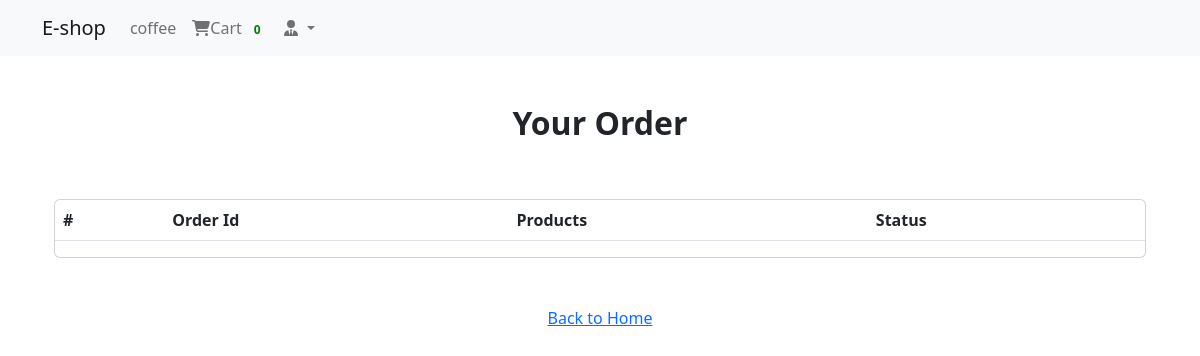
/payment/orders/ (signed in), run on an earlier commit of the app's database.
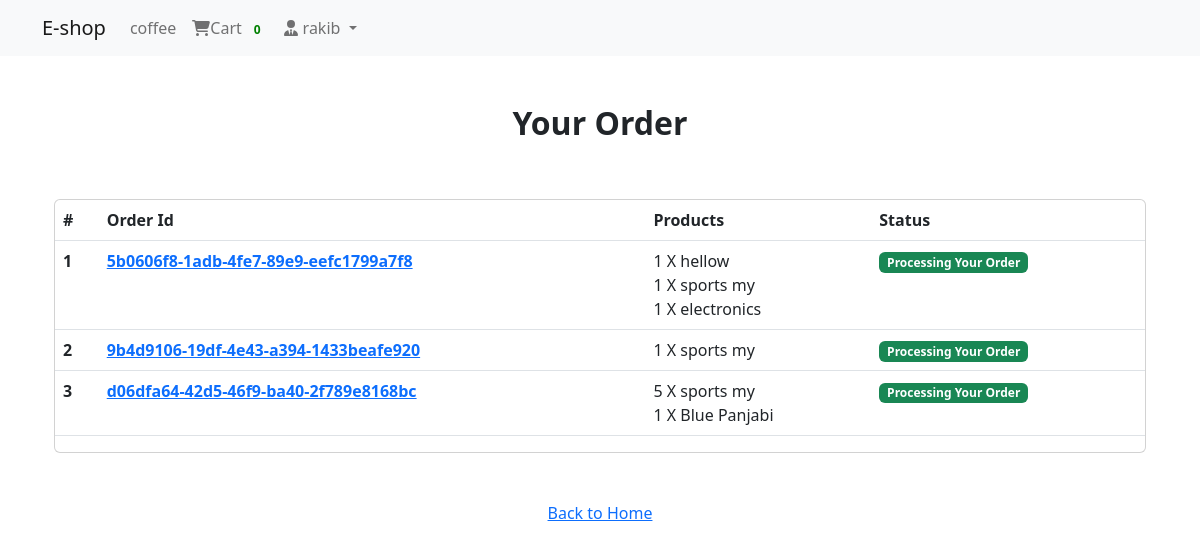
And on a later commit of the database.
### login_app/models.py (models this page shows, shortened)
class User(AbstractBaseUser, PermissionsMixin):
    email = models.EmailField(unique=True, null=False)
    is_staff = models.BooleanField(
        gettext_lazy('staff status'),  #
        default=False,
        help_text=gettext_lazy('desegnet whether the user can login this site')  # )
    )
    is_active = models.BooleanField(
        gettext_lazy('active'),  #
        default=True,
        help_text=gettext_lazy(
            'desegnation wheather this user should be terated as active.unselect this instead of deleting accounts')
    )
    USERNAME_FIELD = 'email'
    objects = MyUserManager()

class Profile(models.Model):
    user = models.OneToOneField(User, on_delete=models.CASCADE, related_name='profile')
    """hwre we have created one to one model relationship with User & Profile"""
    username = models.CharField(max_length=264, blank=True)
    full_name = models.CharField(max_length=264, blank=True)
    address_1 = models.TextField(max_length=300, blank=True)
    city = models.CharField(max_length=50, blank=True)
    zipcode = models.CharField(max_length=10, blank=True)
    country = models.CharField(max_length=50, blank=True)
    phone = models.CharField(max_length=50, blank=True)
    date_joined = models.DateTimeField(auto_now=True)

### order_app/models.py (models this page shows, shortened)
class Order(models.Model):
    orderitems = models.ManyToManyField(Cart)
    user = models.ForeignKey(settings.AUTH_USER_MODEL, on_delete=models.CASCADE)
    ordered = models.BooleanField(default=False)
    created = models.DateTimeField(auto_now_add=True)
    paymentId = models.CharField(max_length=264, blank=True, null=True)
    orderId = models.CharField(max_length=200, blank=True, null=True)

class Cart(models.Model):
    user = models.ForeignKey(settings.AUTH_USER_MODEL, on_delete=models.CASCADE, related_name='cart')
    item = models.ForeignKey(Product, on_delete=models.CASCADE)
    quantity = models.IntegerField(default=1)
    purchased = models.BooleanField(default=False)
    created = models.DateTimeField(auto_now_add=True)
    updated = models.DateTimeField(auto_now=True)
    def __str__(self):
        return f'{self.quantity} X {self.item}'

### shop_app/models.py (models this page shows)
class Product(models.Model):
    mainimage = models.ImageField(upload_to='products/')
    name = models.CharField(max_length=264)
    category = models.ForeignKey(Category, on_delete=models.CASCADE, related_name='Category')
    preview_text = models.TextField(max_length=200, verbose_name='Preview Text')
    detail_text = models.TextField(max_length=1000, verbose_name='Description')
    price = models.FloatField()
    old_price = models.FloatField(default=0.00)
    created = models.DateTimeField(auto_now_add=True)
    def __str__(self):
        return self.name
    class Meta:
        ordering = ['-created', ]

### payment_app/views.py (the view)
# urls.py: path('orders/', views.order_view, name="orders"),
@login_required
def order_view(request):
    try:
        orders = Order.objects.filter(user=request.user, ordered=True)
        context = {"orders": orders}
    except:
        messages.warning(request, "you do not have any active order")
        return redirect("Shop_App:home")
    return render(request, "payment_app/order.html",context)

### order_app/templatetags/cart_tag.py (called while the page is built)
@register.filter
def cart_total(user):
    order = Order.objects.filter(user=user, ordered=False)
    if order.exists():
        return order[0].orderitems.count()
    else:
        return 0

### templates/payment_app/order.html
{% extends 'base.html' %}
{% block body_block %}
    <div class="container mt-5">
        <h2 class="text-center"><strong>Your Order</strong></h2>
        <div class="row">
            <div class="col-md-12">
                <div class="card mt-5" style="height: auto">
                    <div class="table-responsive">
                        <table class="table">
                            <thead>
                            <tr>
                                <th scope="col">#</th>
                                <th scope="col">Order Id</th>
                                <th scope="col">Products</th>
                                <th scope="col">Status</th>
                            </tr>
                            </thead>
                            <tbody>
                            {% for order in orders %}
                                <tr>
                                    <th scope="row">{{ forloop.counter }}</th>
                                    <th><a href="#">{{ order.orderId }}</a></th>
                                    <td>
                                        {% for item in order.orderitems.all %} {{ item }} <br> {% endfor %}
                                    </td>
                                    <td><span class="badge bg-success">Processing Your Order</span></td>
                                </tr>
                            {% endfor %}
                            </tbody>
                        </table>
                    </div>
                </div>
            </div>
            <div class="col-md-12 my-5 text-center">
                <a href="{% url 'Shop_App:home' %}">Back to Home</a>
            </div>
        </div>
    </div>
{% endblock %}

### templates/navbar.html (shortened to what this page needs)
{% load cart_tag %}
<nav class="navbar navbar-expand-lg navbar-light bg-light">
    <div class="container">
        <a class="navbar-brand" href="{% url 'Shop_App:home' %}">E-shop</a>
        <div
                class="collapse navbar-collapse  "
                id="navbarSupportedContent"
        >
            <ul class="navbar-nav ml-auto">
                {% if request.user.is_authenticated %}
                    <li class="nav-item"><a class="nav-link" href="#">coffee</a></li>
                    <li class="nav-item">
                        <a class="nav-link" href="{% url 'Order_App:cart' %}">
                            <i class="fa fa-shopping-cart"></i>Cart
                            <span class="badge badge-light" style="color: green">{{ request.user | cart_total }}</span>
                        </a>
                    </li>
                    <li class="nav-item dropdown">
                        <a class="nav-link dropdown-toggle" href="#" id="navbarDropdown" role="button"
                           data-toggle="dropdown" aria-haspopup="true" aria-expanded="false">
                            <i class="fas fa-user-tie"></i>
                            {{ request.user.profile.username }}
                        </a>
                    </li>
                {% else %}
                    <li class="nav-item">
                        <a href="{% url 'Login_App:login' %}" class="btn btn-primary">Login</a>
                    </li>
                {% endif %}
            </ul>
        </div>
    </div>
</nav>

What changed in the data, as far as the page shows it:
changed User: user.profile.username (not shown) → "rakib"
added Order: orderId "5b0606f8-1adb-4fe7-89e9-eefc1799a7f8"
added Cart: quantity+item "1 X hellow", shown under "5b0606f8-1adb-4fe7-89e9-eefc1799a7f8"
added Cart: quantity+item "1 X sports my", shown under "5b0606f8-1adb-4fe7-89e9-eefc1799a7f8"
added Cart: quantity+item "1 X electronics", shown under "5b0606f8-1adb-4fe7-89e9-eefc1799a7f8"
added Order: orderId "9b4d9106-19df-4e43-a394-1433beafe920"
added Cart: quantity+item "1 X sports my", shown under "9b4d9106-19df-4e43-a394-1433beafe920"
added Order: orderId "d06dfa64-42d5-46f9-ba40-2f789e8168bc"
added Cart: quantity+item "5 X sports my", shown under "d06dfa64-42d5-46f9-ba40-2f789e8168bc"
added Cart: quantity+item "1 X Blue Panjabi", shown under "d06dfa64-42d5-46f9-ba40-2f789e8168bc"
